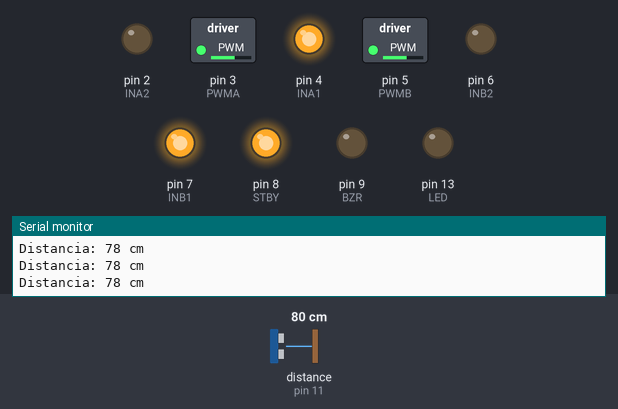
Simulated run of this sketch. Board: Arduino Uno, built with avr-gcc and run on an emulated ATmega328P. On the bench: switched loads named in the sketch (green lamp = pin HIGH), output pins drawn as LEDs (lit = HIGH), the last lines printed to the serial monitor. Wiring (inferred from the names in the program): ultrasonic range finder: trigger pin 12; echo pin 11. The test bench sets the inputs (shaded band); at power-on: distance to the obstacle (sensor on pin 11) 80 cm. The echo pulse lasts 58.3 µs per cm; pins used as bus, display or sensor lines are not drawn.

Above: at 1.6 s.
1.7 s: distance to the obstacle (sensor on pin 11) set to 18 cm
3.2 s: distance to the obstacle (sensor on pin 11) set to 13 cm
At 4.4 s:
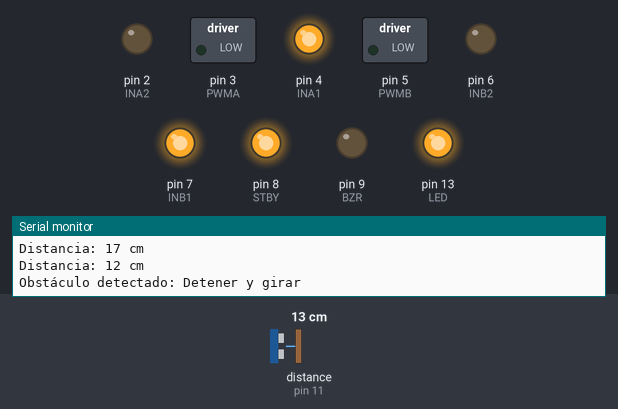
At 6.6 s:
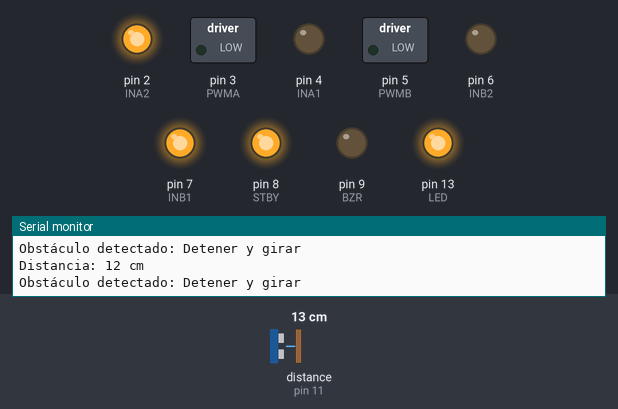
Timing chart, 0 to 12.2 s (numbered marks = the images above; inputs shaded):
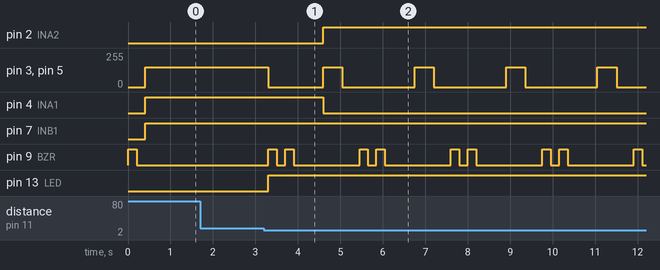

The sketch:

noChoca_simple.ino
```cpp
// Pines del driver TB6612FNG
const int INA1 = 4;
const int INA2 = 2;
const int PWMA = 3;
const int INB1 = 7;
const int INB2 = 6;
const int PWMB = 5;
const int STBY = 8;

// Pines del sensor HC-SR04
const int TRIG = 12;
const int ECHO = 11; // actualizado

const int BZR = 9;
const int LED = 13;

long duracion;
int distancia;
const int umbral = 15; // cm
const int giro = 450;
const int t_beep = 200;

void setup() {
  // Pines motores
  pinMode(INA1, OUTPUT);
  pinMode(INA2, OUTPUT);
  pinMode(PWMA, OUTPUT);
  pinMode(INB1, OUTPUT);
  pinMode(INB2, OUTPUT);
  pinMode(PWMB, OUTPUT);
  pinMode(STBY, OUTPUT);

  // Pines sensor
  pinMode(TRIG, OUTPUT);
  pinMode(ECHO, INPUT);

  pinMode(BZR, OUTPUT);
  pinMode(LED, OUTPUT);

  // Activar STBY
  digitalWrite(STBY, HIGH);

  Serial.begin(9600);

  beep();
}

void loop() {
  distancia = medirDistancia();
  Serial.print("Distancia: ");
  Serial.print(distancia);
  Serial.println(" cm");

  digitalWrite(LED, (distancia < umbral));

  if (distancia < umbral) {
    Serial.println("Obstáculo detectado: Detener y girar");
    detenerMotores();
    beep();
    beep();
    delay(500);
    girarDerecha(150);
    delay(giro);  // tiempo de giro ajustable
    detenerMotores();
    delay(300);
  } else {
    avanzar(150);
  }

  delay(100);
}

int medirDistancia() {
  digitalWrite(TRIG, LOW);
  delayMicroseconds(2);
  digitalWrite(TRIG, HIGH);
  delayMicroseconds(10);
  digitalWrite(TRIG, LOW);
  long duracion = pulseIn(ECHO, HIGH, 20000); // timeout de 20 ms
  if (duracion == 0) return 999; // sin respuesta
  return duracion * 0.034 / 2;
}

// Funciones de movimiento
void avanzar(int velocidad) {
  digitalWrite(INA1, HIGH);
  digitalWrite(INA2, LOW);
  analogWrite(PWMA, velocidad);

  digitalWrite(INB1, HIGH);
  digitalWrite(INB2, LOW);
  analogWrite(PWMB, velocidad);
}

void girarDerecha(int velocidad) {
  digitalWrite(INA1, LOW);
  digitalWrite(INA2, HIGH);
  analogWrite(PWMA, velocidad);

  digitalWrite(INB1, HIGH);
  digitalWrite(INB2, LOW);
  analogWrite(PWMB, velocidad);
}

void detenerMotores() {
  analogWrite(PWMA, 0);
  analogWrite(PWMB, 0);
}

void beep(){
  digitalWrite(BZR, HIGH);
  delay(t_beep);
  digitalWrite(BZR, LOW);
  delay(t_beep);
}
```

Measured:
- the behaviour switches between 16 and 15 cm on distance to the obstacle (sensor on pin 11) (found by bisection; images 0 and 1)
- after the input at 3.2 s, pin 2 (INA2): LOW → HIGH after 1.4 s; pin 3 (PWMA): 150/255 → 0/255 after 0.10 s, then repeats every 2.2 s: 150/255 0.45 s, 0/255 1.7 s
